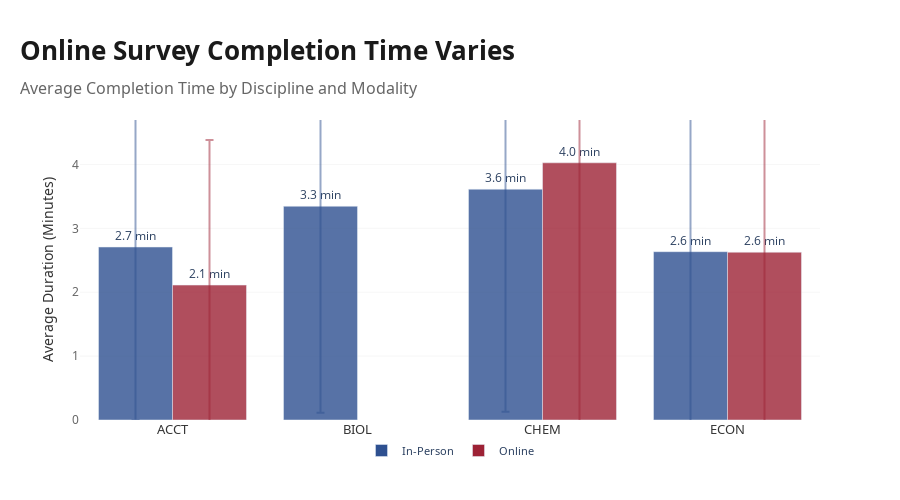

This figure's notebook cell:
### Code cell
# Viz 4: Grouped Bar with Error Bars - Average Completion Time by Discipline × Online Status
duration_stats = consolidated_df[consolidated_df['Duration_Minutes'] < 30].groupby(['Discipline', 'Is_Online']).agg({
    'Duration_Minutes': ['mean', 'std', 'count']
}).reset_index()
duration_stats.columns = ['Discipline', 'Is_Online', 'Mean_Duration', 'Std_Duration', 'Count']

# Filter to major disciplines
duration_stats = duration_stats[duration_stats['Discipline'].isin(major_disciplines)]

fig4 = go.Figure()

# In-person
inperson_data = duration_stats[duration_stats['Is_Online'] == False]
fig4.add_trace(go.Bar(
    x=inperson_data['Discipline'],
    y=inperson_data['Mean_Duration'],
    name='In-Person',
    marker=dict(color='#2E5090', opacity=0.8),
    error_y=dict(type='data', array=inperson_data['Std_Duration'], visible=True, color='rgba(46, 80, 144, 0.5)'),
    text=[f"{m:.1f} min" for m in inperson_data['Mean_Duration']],
    textposition='outside'
))

# Online
online_data = duration_stats[duration_stats['Is_Online'] == True]
fig4.add_trace(go.Bar(
    x=online_data['Discipline'],
    y=online_data['Mean_Duration'],
    name='Online',
    marker=dict(color='#9D2235', opacity=0.8),
    error_y=dict(type='data', array=online_data['Std_Duration'], visible=True, color='rgba(157, 34, 53, 0.5)'),
    text=[f"{m:.1f} min" for m in online_data['Mean_Duration']],
    textposition='outside'
))

fig4.update_layout(
    title=dict(
        text='<b>Online Survey Completion Time Varies</b><br><span style="font-size:16px; color:#666666; font-weight:500">Average Completion Time by Discipline and Modality</span>',
        font=dict(family='Noto Sans, sans-serif', size=26, color='#1a1a1a'),
        x=0,
        xanchor='left',
        pad=dict(l=20)
    ),
    xaxis=dict(
        title='',
        tickfont=dict(family='Noto Sans, sans-serif', size=13, color='#333333'),
        showgrid=False
    ),
    yaxis=dict(
        title=dict(
            text='Average Duration (Minutes)',
            font=dict(family='Noto Sans, sans-serif', size=14, color='#333333')
        ),
        tickfont=dict(family='Noto Sans, sans-serif', size=12, color='#666666'),
        showgrid=True,
        gridcolor='rgba(224, 224, 224, 0.3)',
        range=[0, inperson_data['Mean_Duration'].max() * 1.3]
    ),
    barmode='group',
    plot_bgcolor='white',
    paper_bgcolor='white',
    height=500,
    margin=dict(l=80, r=80, t=120, b=80),
    legend=dict(
        font=dict(family='Noto Sans, sans-serif', size=11),
        orientation='h',
        yanchor='bottom',
        y=-0.15,
        xanchor='center',
        x=0.5
    )
)

fig4.show()

### Figure 1 — Plotly figure (JSON) as saved in the notebook; plotly's stock layout.template omitted (floating-point values rounded to 4 significant figures)
{"data": [{"error_y": {"array": [2.711, 3.233, 3.482, 2.687], "color": "rgba(46, 80, 144, 0.5)", "type": "data", "visible": true}, "marker": {"color": "#2E5090", "opacity": 0.8}, "name": "In-Person", "text": ["2.7 min", "3.3 min", "3.6 min", "2.6 min"], "textposition": "outside", "type": "bar", "x": ["ACCT", "BIOL", "CHEM", "ECON"], "y": [2.707, 3.346, 3.612, 2.635]}, {"error_y": {"array": [2.271, 5.212, 2.72], "color": "rgba(157, 34, 53, 0.5)", "type": "data", "visible": true}, "marker": {"color": "#9D2235", "opacity": 0.8}, "name": "Online", "text": ["2.1 min", "4.0 min", "2.6 min"], "textposition": "outside", "type": "bar", "x": ["ACCT", "CHEM", "ECON"], "y": [2.112, 4.026, 2.626]}], "layout": {"barmode": "group", "height": 500, "legend": {"font": {"family": "Noto Sans, sans-serif", "size": 11}, "orientation": "h", "x": 0.5, "xanchor": "center", "y": -0.15, "yanchor": "bottom"}, "margin": {"b": 80, "l": 80, "r": 80, "t": 120}, "paper_bgcolor": "white", "plot_bgcolor": "white", "title": {"font": {"color": "#1a1a1a", "family": "Noto Sans, sans-serif", "size": 26}, "pad": {"l": 20}, "text": "<b>Online Survey Completion Time Varies</b><br><span style=\"font-size:16px; color:#666666; font-weight:500\">Average Completion Time by Discipline and Modality</span>", "x": 0, "xanchor": "left"}, "xaxis": {"showgrid": false, "tickfont": {"color": "#333333", "family": "Noto Sans, sans-serif", "size": 13}, "title": {"text": ""}}, "yaxis": {"gridcolor": "rgba(224, 224, 224, 0.3)", "range": [0, 4.696], "showgrid": true, "tickfont": {"color": "#666666", "family": "Noto Sans, sans-serif", "size": 12}, "title": {"font": {"color": "#333333", "family": "Noto Sans, sans-serif", "size": 14}, "text": "Average Duration (Minutes)"}}}}
